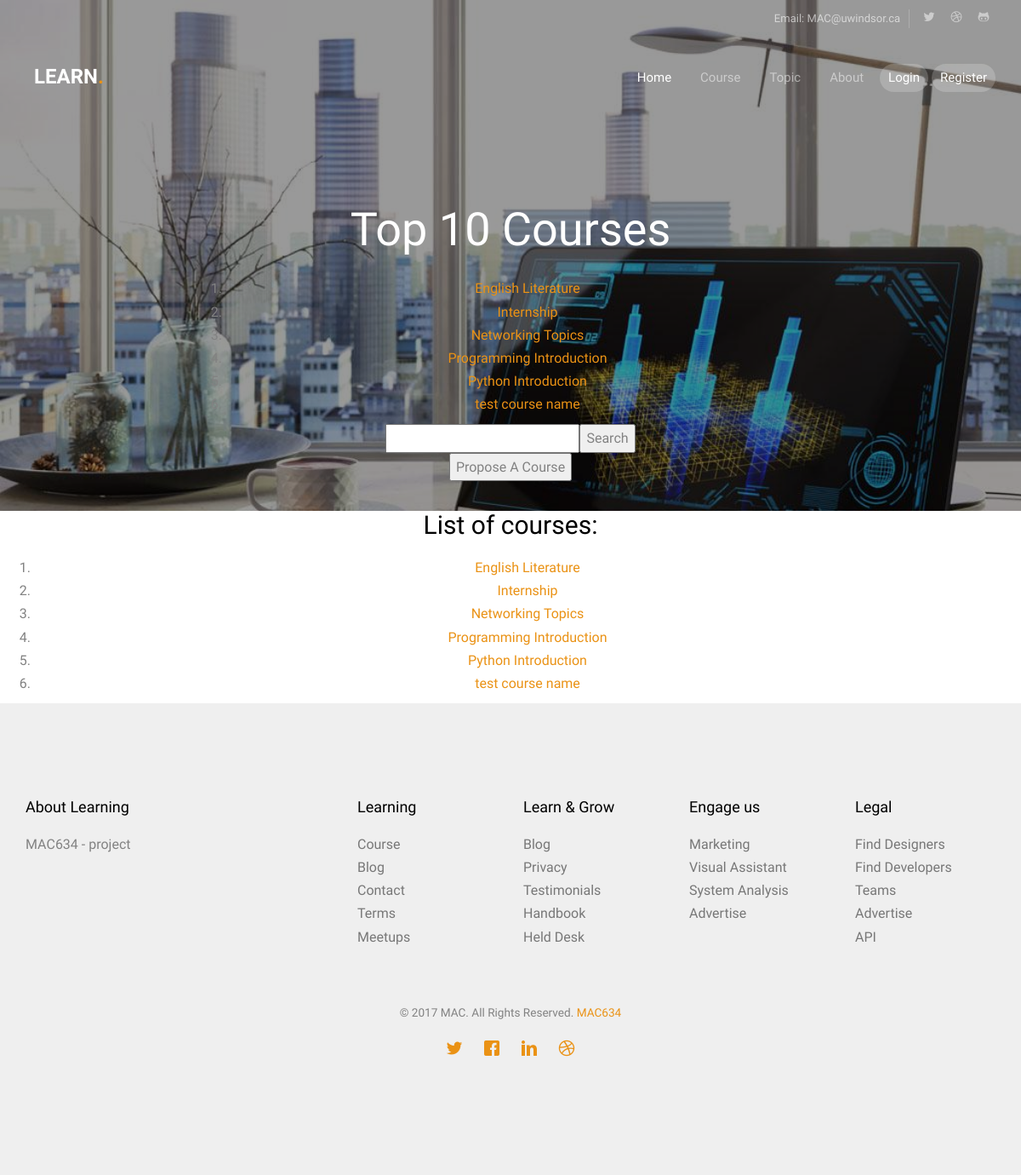
/myapp/course/, run on the app's committed database.
### myapp/models.py (models this page shows, shortened)
class Course(models.Model):
    course_no = models.IntegerField(primary_key=True)
    title = models.CharField(max_length=100)
    textbook = models.ForeignKey(Book)

### myapp/views.py (the view)
def courselist(req):
    courselist = Course.objects.all().order_by('title')[:10]
    if 'username' in req.session:
        firstname = User.objects.get(username=req.session['username']).first_name
        return render(req, 'myapp/course.html', {'courselist': courselist, 'firstname': firstname})
    else:
        return render(req, 'myapp/course.html', {'courselist': courselist})

### myapp/templates/myapp/course.html (shortened to what this page needs)
{% extends 'myapp/base.html' %}
{% load staticfiles %}
{% block background_block %}
<header id="mac634-header" class="mac634-cover mac634-cover-sm" role="banner" style="background-image:url({% static 'images/img_bg_5.jpg' %});" data-stellar-background-ratio="0.5">
	<div class="overlay"></div>
	<div class="container">
		<div class="row">
			<div class="col-md-8 col-md-offset-2 text-center">
				<div class="display-t">
					<div class="display-tc animate-box" data-animate-effect="fadeIn">
						<h1>Top 10 Courses</h1>
						{% if courselist %}
						<ol>
						{% for course in courselist %}
							<li><a href="/myapp/course/{{ course.course_no }}" >{{ course.title }} </a></li>
						{% endfor %}
						</ol>
						{% else %}
							<strong> There are no available courses!</strong>
						{% endif %}
						<input type="text" /><input type="button" value="Search"/>
						<form action={% url 'myapp:addcourse'%} method='post'>
		        	<input type="submit" value="Propose A Course" />
		        </form>
					</div>
				</div>
			</div>
		</div>
	</div>
</header>
{% endblock %}
{% block body_block %}
   <div align="center">
   {% if courselist %}
       <h2>List of courses:</h2>
            <ol >
           {% for course in courselist %}
               <li><a href="/myapp/course/{{ course.course_no }}" >{{ course.title }} </a></li>
           {% endfor %}
            </ol>
   {% else %}
       <strong> There are no available courses!</strong>
   {%  endif %}
   </div>
{% endblock %}

### myapp/static/css/style.css (style rules this page uses)
body { font-family: "Work Sans", Arial, sans-serif; font-weight: 400; font-size: 16px; line-height: 1.7; color: #828282; background: #fff; }
a { color: #EA9215; -webkit-transition: 0.5s; -o-transition: 0.5s; transition: 0.5s; }
h1, h2, h3, h4, h5, h6, figure { color: #000; font-family: "Work Sans", Arial, sans-serif; font-weight: 400; margin: 0 0 20px 0; }
#mac634-header, #mac634-counter, .mac634-bg { background-size: cover; background-position: top center; background-repeat: no-repeat; position: relative; }
.mac634-cover { height: 800px; background-size: cover; background-position: top center; background-repeat: no-repeat; position: relative; float: left; width: 100%; }
.mac634-cover .overlay { z-index: 0; position: absolute; bottom: 0; top: 0; left: 0; right: 0; background: rgba(0, 0, 0, 0.4); }
.mac634-cover .display-t, .mac634-cover .display-tc { z-index: 9; height: 700px; display: table; width: 100%; margin-top: 100px; }
.mac634-cover.mac634-cover-sm { height: 600px; }
.mac634-cover.mac634-cover-sm .display-t, .mac634-cover.mac634-cover-sm .display-tc { height: 600px; display: table; width: 100%; }
#mac634-header .display-tc, #mac634-counter .display-tc, .mac634-cover .display-tc { display: table-cell !important; vertical-align: middle; }
#mac634-header .display-tc h1, #mac634-header .display-tc h2, #mac634-counter .display-tc h1, #mac634-counter .display-tc h2, .mac634-cover .display-tc h1, .mac634-cover .display-tc h2 { margin: 0; padding: 0; color: white; }
#mac634-header .display-tc h1, #mac634-counter .display-tc h1, .mac634-cover .display-tc h1 { margin-bottom: 20px; font-size: 54px; line-height: 1.3; font-weight: 300; }
.js .animate-box { opacity: 0; }

### data on the page
Course: title "English Literature"
Course: title "Internship"
Course: title "Networking Topics"
Course: title "Programming Introduction"
Course: title "Python Introduction"
Course: title "test course name"
